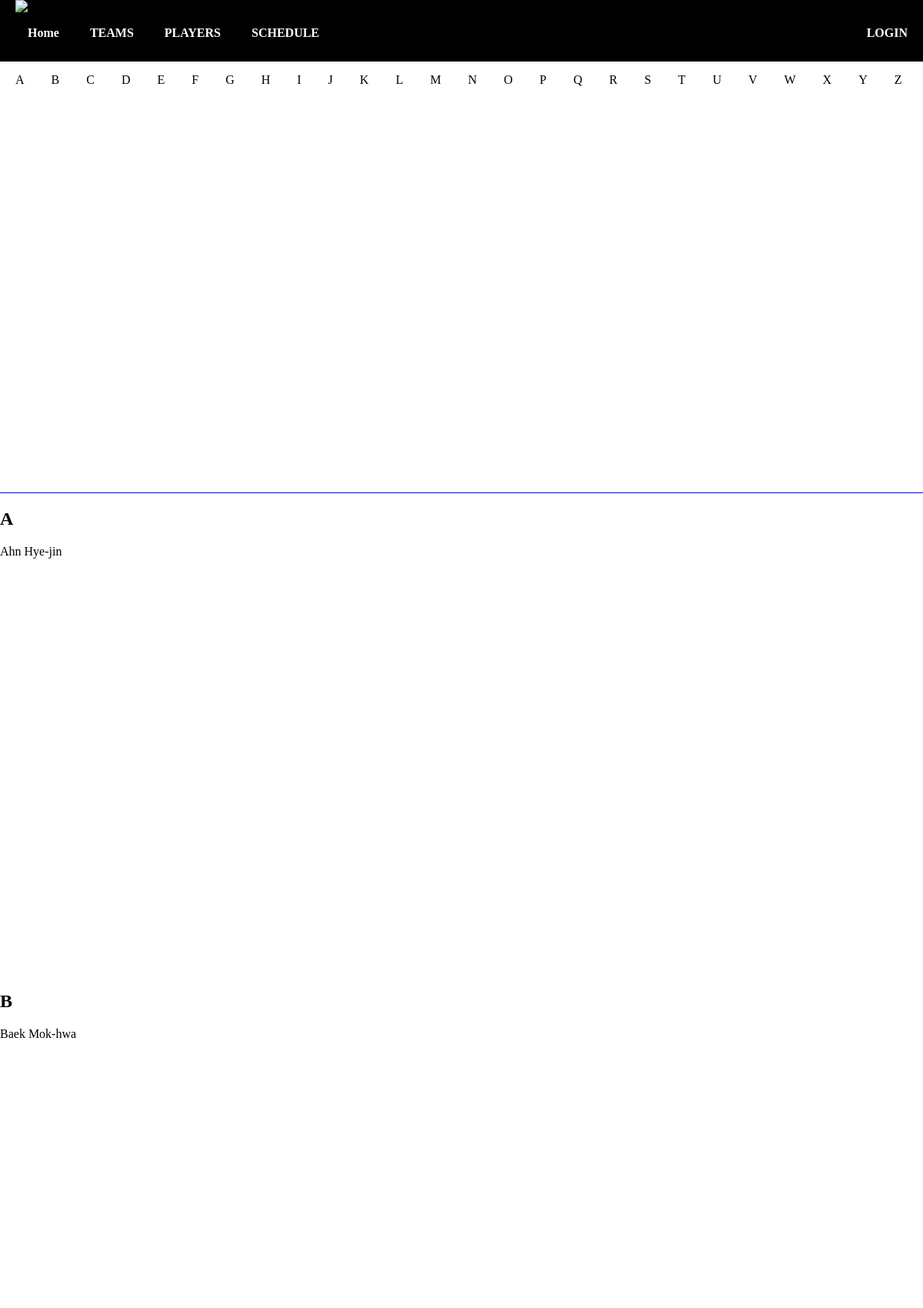
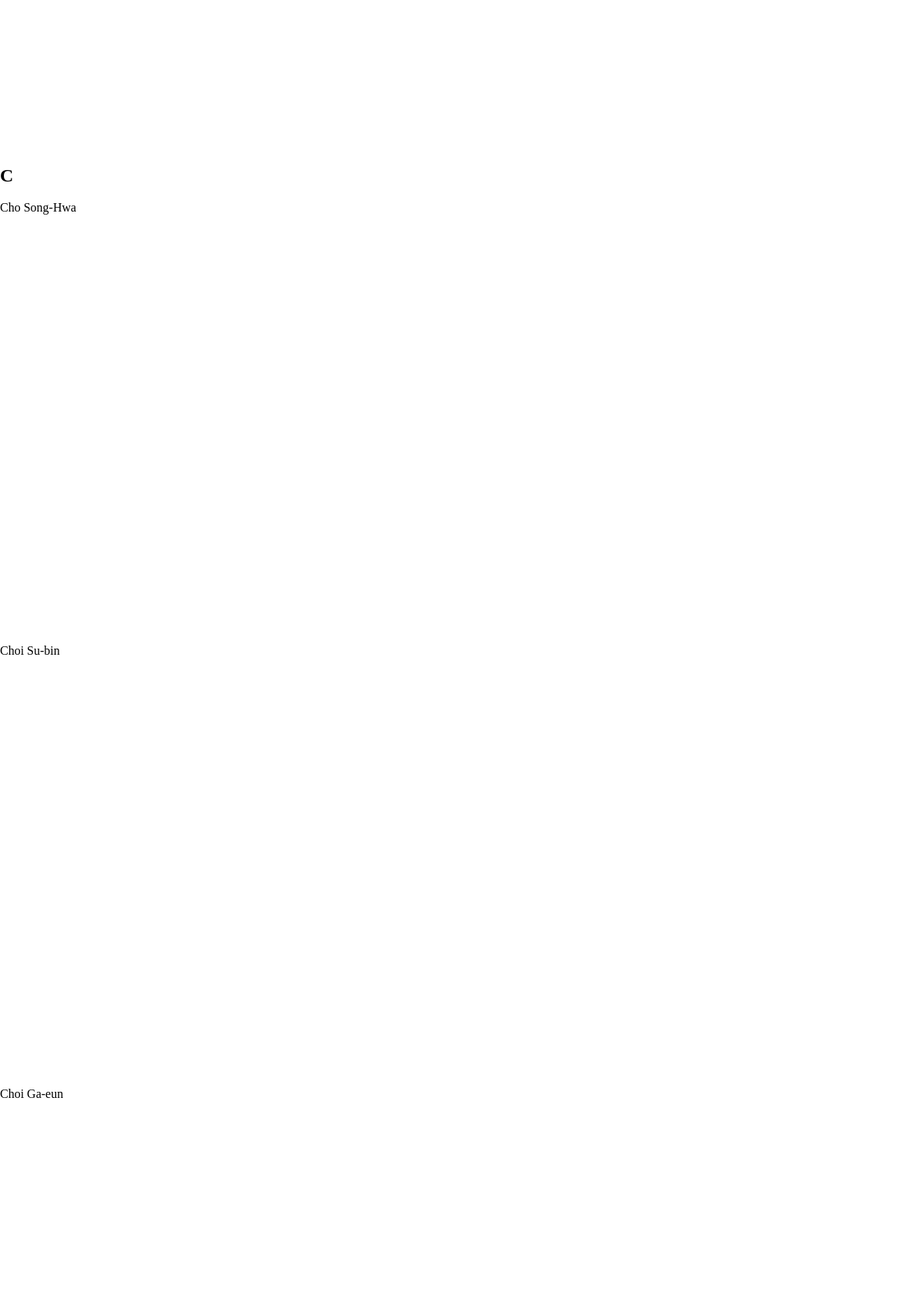
The app's page /all-players (upper part) with its own data (2 pictures, top to bottom).
### main.py (models this page shows)
class Player(db.Model):
    id = db.Column(db.Integer, primary_key = True)
    name = db.Column(db.String, nullable = False, unique = True)
    height = db.Column(db.Integer, nullable = False, unique = False)
    position = db.Column(db.String(30), nullable = False, unique = False)
    age = db.Column(db.Integer, nullable = False, unique = False)
    number = db.Column(db.Integer, nullable = False, unique = False)
    birth_date = db.Column(db.String, nullable = False, unique = False)
    birth_place = db.Column(db.String, nullable = False, unique = False)
    image = db.Column(db.String, nullable = True, unique = True)
    team_id = db.Column(db.Integer, db.ForeignKey('team.id'))

### main.py (the view)
@app.route('/all-players')
def allplayers():
    result = []
    for i in range(26):
        var = chr(65+i)
        result.append(Player.query.filter(Player.name.startswith(var)).all())
    return render_template('allplayers.html', q=result)

### templates/allplayers.html
{%extends "layout.html"%}
{%block content%}
{% for i in range(26) %}
<ul class="playernameindex">
    <li class="playerindexlist"><a class="indexlink" href='#{{ "ABCDEFGHIJKLMNOPQRSTUVWXYZ"[i] }}'>{{ "ABCDEFGHIJKLMNOPQRSTUVWXYZ"[i] }}</a></li>
</ul>
{% endfor %}
<p class="line"></p>
{% for i in range(26) %}
    <div id='{{ "ABCDEFGHIJKLMNOPQRSTUVWXYZ"[i] }}' class="topletter">
        <h2>{{ "ABCDEFGHIJKLMNOPQRSTUVWXYZ"[i] }}</h2>
        {% for player in q[i] %}
        <ul>
            <li> <a href="/player/{{player.name}}">{{ player.name }}    </a></li>
        </ul>
        {% endfor %}
    </div>
{% endfor %}
{%endblock%}

### templates/layout.html
<!DOCTYPE html>
<html>
    <link rel="stylesheet" href="/static/CSS/style.css">
    <div class="layout">
        <body>
            {%include "navigation.html"%}
            {%block content %}{%endblock%}
        </body>
    </div>
</html>

### templates/navigation.html (shortened to what this page needs)
<div class="navbar">
    <a class="logo" href="/"><div class="logo"><img class="logo" src="https://www.kovo.co.kr/images/intro/em_po_1819.png" alt="Home"></div></a>
    <a class="navitems">TEAMS</a>
    <a class="navitems" href="/all-players">PLAYERS</a>
    <a class="navitems" href="/schedule">SCHEDULE</a>
    <div class="nav-right">
        {% if not current_user.is_authenticated %}
            <a class="navitems" href="/login">LOGIN</a>
        {% endif %}
    </div>
</div>

### static/CSS/style.css (style rules this page uses)
html { scroll-behavior: smooth; }
img.logo { width: 200px; height: 95px; }
a.logo { font-weight: bold; margin: 0 20px; }
a { text-decoration: none; color: black; }
li { list-style: none; }
.navbar { overflow: hidden; background-color: black; height: 80px; line-height: 85px; }
.navbar a { float: left; text-decoration: none; text-align: center; color: white; font-weight: bold; }
a.navitems { margin: 0 20px; }
.nav-right { float: right; }
body { margin: 0; }
ul { list-style-type: none; padding-left: 0; }
ul.playernameindex { list-style-type: none; margin: 0; padding: 0; overflow: hidden; float: left; }
li a.indexlink { display: block; padding: 15px; padding-left: 20px; text-decoration: none; }
.topletter { clear: left; }
p.line { clear: left; border-bottom: 1px solid blue; }
* { box-sizing: border-box; scrollbar-color: transparent transparent; scrollbar-width: 0px; }
* { -ms-overflow-style: none; }
ol, li { list-style: none; margin: 0; padding: 0; height: 35rem; }

### records on screen
Player: name "Ahn Hye-jin"
Player: name "Baek Mok-hwa"
Player: name "Cho Song-Hwa"
Player: name "Choi Su-bin"
Player: name "Choi Ga-eun"

### other values on screen
{{ "ABCDEFGHIJKLMNOPQRSTUVWXYZ"[i] }} "A" "B" "C" "D" "E" "F" "G" "H" "I" "J" "K" "L" "M" "N" "O" "P" "Q" "R" "S" "T" "U" "V" "W" "X" "Y" "Z"
{{ "ABCDEFGHIJKLMNOPQRSTUVWXYZ"[i] }} "A" "B" "C"
